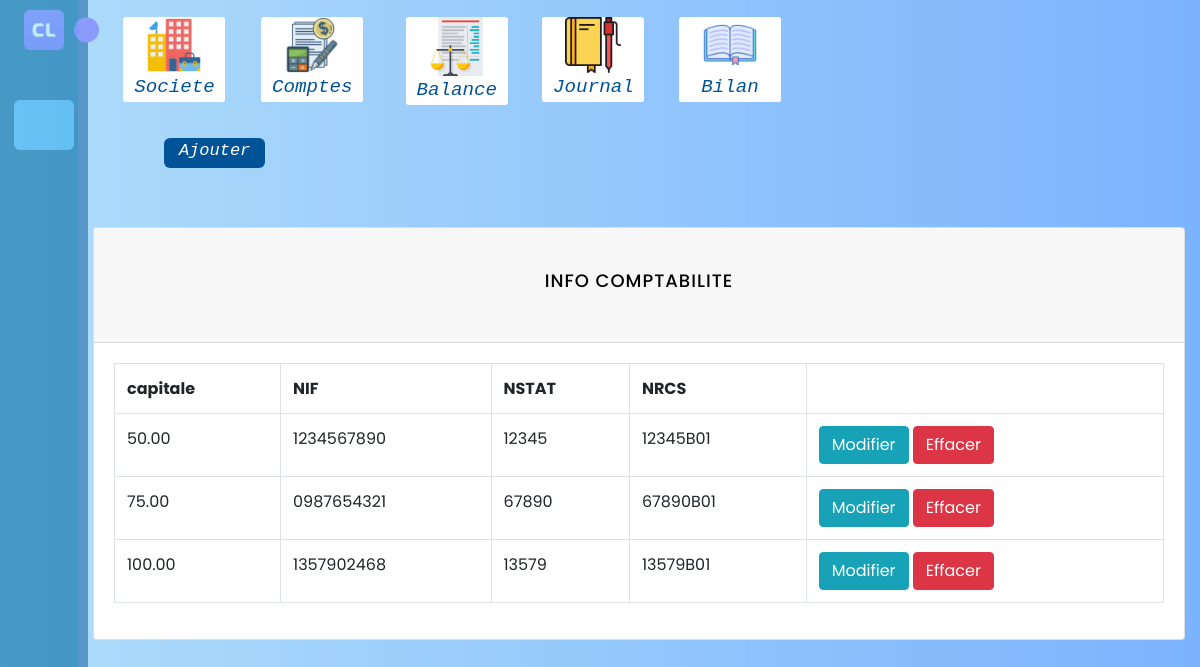
The page /SI-ITU/index.php/delete/delete/comptabilite on the database its author committed.
### tables this page shows
CREATE TABLE InfoComptabilite (
    id INTEGER AUTO_INCREMENT PRIMARY KEY ,
    idSociete INTEGER,
    capitale DECIMAL(10,2),
    NIF VARCHAR(255),
    NSTAT VARCHAR(255),
    NRCS VARCHAR(255),
    idDevise INTEGER,

    FOREIGN KEY (idSociete) REFERENCES identite_Entreprise(id),
    FOREIGN KEY (idDevise) REFERENCES Devise(id)

);

### SI-ITU/application/views/templates/template.php (called while the page is built, shortened)
<?php
    $header = "templates/header";
    if($categorie == "S")
    {
        $header = "templates/headerS";
    }
    $this->load->view($header);
    $this->load->view($content);
?>

### SI-ITU/application/controllers/delete/Delete.php (called while the page is built, shortened)
<?php
class Delete extends CI_Controller
{
    public function __construct()
    {
        $this->load->database();
    }
    public function comptabilite()
    {
        $data['categorie'] = "S";
        $data['content'] = "select/InfoComptabilite";
        $this->load->view('templates/template', $data);
    }
}

### SI-ITU/index.php (called while the page is built, shortened)
<?php
require_once BASEPATH.'core/CodeIgniter.php';

### SI-ITU/application/views/select/infoComptabilite.php (the view, shortened to what this page needs)
<?php
    $query = $this->db->get('InfoComptabilite');
    $Comptabilite = $query->result();
?>
<div class="container">
    <div class="card mt-5">
        <div class="card-header">
            <h2>INFO COMPTABILITE</h2>
        </div>
        <div class="card-body">
            <table class="table table-bordered">
                <tr>
                    <th>capitale</th>
                    <th>NIF</th>
                    <th>NSTAT</th>
                    <th>NRCS</th>
                </tr>
                <?php foreach($Comptabilite as $Comptabilites): ?>
                    <tr>
                        <td><?php echo $Comptabilites->capitale; ?></td>
                        <td><?php echo $Comptabilites->NIF; ?></td>
                        <td><?php echo $Comptabilites->NSTAT; ?></td>
                        <td><?php echo $Comptabilites->NRCS; ?></td>
                        <td>
                            <a href="<?php echo site_url('update/Update/comptabilite?id='.$Comptabilites->id) ?>" class="btn btn-info">Modifier</a>
                            <a onclick="return confirm('EST TU SUR DE VOULOIR EFFACER CETTE LIGNE?')" href="<?php echo site_url('delete/Delete/comptabilite?id='.$Comptabilites->id) ?>" class='btn btn-danger'>Effacer </a>
                        </td>
                    </tr>
                <?php endforeach; ?>
            </table>
        </div>
    </div>
</div>
</section>
</body>
</html>

### SI-ITU/assets/css/style.css (style rules this page uses)
* { box-sizing: border-box; -webkit-box-sizing: border-box; -moz-box-sizing: border-box; }
body { font-family: 'lato', sans-serif; -webkit-font-smoothing: antialiased; background: linear-gradient(270deg, #0070fbeb, #8fe1f4); padding: 0; margin: 0; height: 100vh; }
h2 { text-align: center; font-size: 18px; text-transform: uppercase; letter-spacing: 1px; color: black; padding: 30px 0; }

### SI-ITU/assets/css/left.css (style rules this page uses)
* { margin: 0; padding: 0; box-sizing: border-box; font-family: 'Poppins', sans-serif; }
:root { --body-color: #E4E9F7; --sidebar-color: #FFF; --primary-color: #695CFE; --primary-color-light: #F6F5FF; --toggle-color: #DDD; --text-color: #707070; --tran-03: all 0.2s ease; --tran-03: all 0.3s ease; --tran-04: all 0.3s ease; --tran-05: all 0.3s ease; }
body { min-height: 100vh; background-color: var(--body-color); transition: var(--tran-05); }

### rows shown on the page
infocomptabilite: capitale "50.00", NIF "1234567890", NSTAT "12345", NRCS "12345B01"
infocomptabilite: capitale "75.00", NIF "0987654321", NSTAT "67890", NRCS "67890B01"
infocomptabilite: capitale "100.00", NIF "1357902468", NSTAT "13579", NRCS "13579B01"
